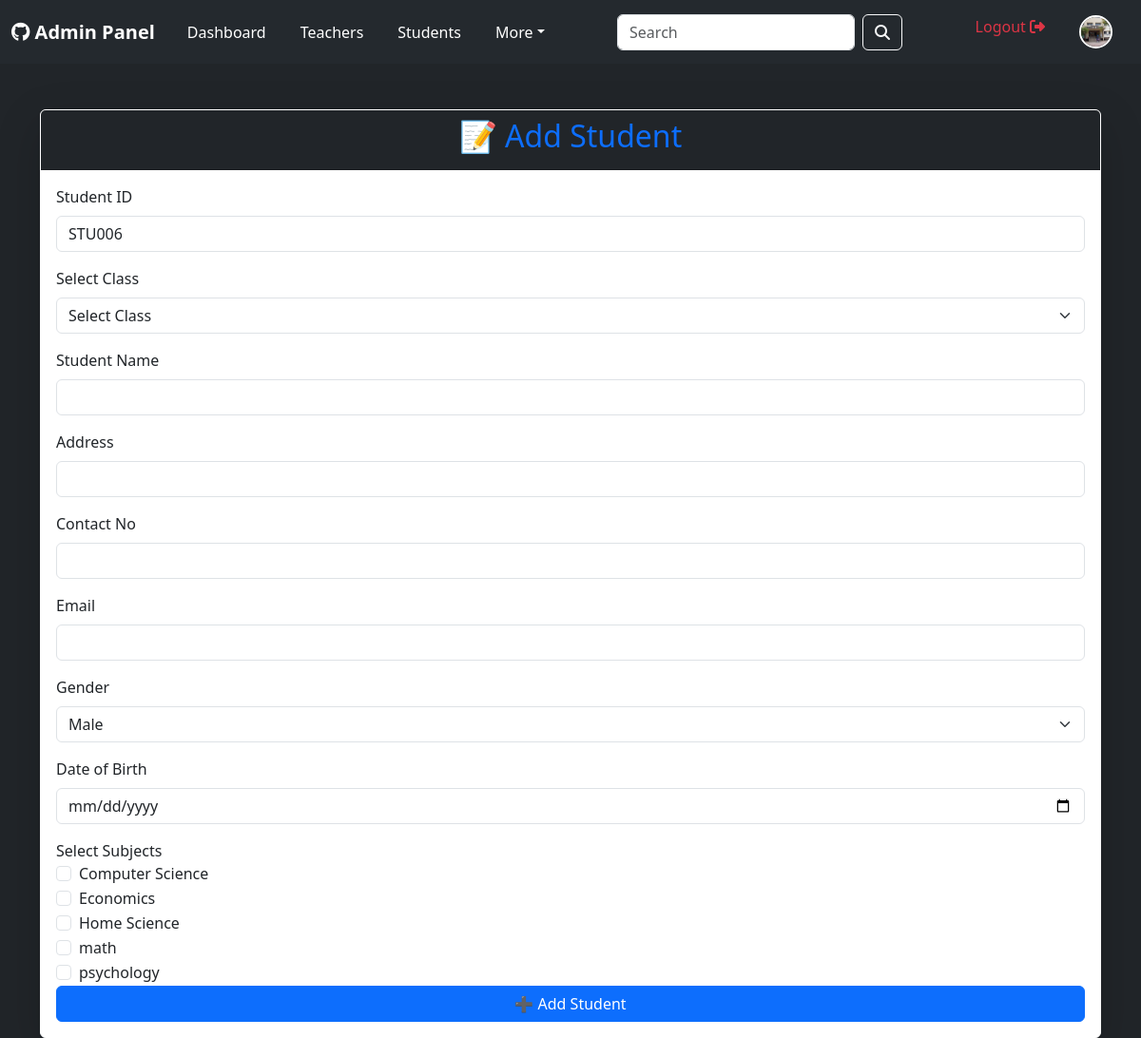
The app's page /add_student.php with its own data.
### tables this page shows
CREATE TABLE `students` (
  `student_id` varchar(10) NOT NULL,
  `name` varchar(255) NOT NULL,
  `address` text NOT NULL,
  `contact_no` varchar(15) NOT NULL,
  `email` varchar(255) NOT NULL,
  `gender` enum('Male','Female','Other') NOT NULL,
  `dob` date NOT NULL,
  `class` varchar(100) NOT NULL,
  `subjects` text NOT NULL
);

CREATE TABLE `subjects` (
  `subject_id` int(11) NOT NULL,
  `subject_name` varchar(255) NOT NULL
);

### add_student.php (the view, shortened to what this page needs)
<?php
include 'navbar.php';
include 'db.php';
$subjects_result = $conn->query("SELECT subject_name FROM subjects");
$next_id = "STU001";
$next_id_result = $conn->query("SELECT student_id FROM students ORDER BY student_id DESC LIMIT 1");
if ($row = $next_id_result->fetch_assoc()) {
    $num = intval(substr($row['student_id'], 3)) + 1;
    $next_id = "STU" . str_pad($num, 3, "0", STR_PAD_LEFT);
}
?>
<!DOCTYPE html>
<html lang="en">
<head>
    <link href="https://cdn.jsdelivr.net/npm/bootstrap@5.3.3/dist/css/bootstrap.min.css" rel="stylesheet">
</head>
<body class="bg-dark">
    <div class="container mt-5">
        <div class="card shadow-lg border-white">
            <div class="card-header bg-dark text-primary text-center">
                <h2>📝 Add Student</h2>
            </div>
            <div class="card-body">
                <form action="add_student.php" method="POST">
                    <div class="mb-3">
                        <label class="form-label">Student ID</label>
                        <input type="text" class="form-control" name="student_id" value="<?php echo $next_id; ?>" readonly required>
                    </div>
                    <div class="mb-3">
                        <label class="form-label">Select Class</label>
                        <select class="form-select" name="class" required>
                            <option value="">Select Class</option>
                        </select>
                    </div>
                    <div class="mb-3">
                        <label class="form-label">Student Name</label>
                        <input type="text" class="form-control" name="name" required>
                    </div>
                    <div class="mb-3">
                        <label class="form-label">Address</label>
                        <input type="text" class="form-control" name="address" required>
                    </div>
                    <div class="mb-3">
                        <label class="form-label">Contact No</label>
                        <input type="text" class="form-control" name="contact_no" required>
                    </div>
                    <div class="mb-3">
                        <label class="form-label">Email</label>
                        <input type="email" class="form-control" name="email" required>
                    </div>
                    <div class="mb-3">
                        <label class="form-label">Gender</label>
                        <select class="form-select" name="gender" required>
                            <option value="Male">Male</option>
                        </select>
                    </div>
                    <div class="mb-3">
                        <label class="form-label">Date of Birth</label>
                        <input type="date" class="form-control" name="dob" required>
                    </div>
                    <label>Select Subjects</label>
            <?php while ($subject = $subjects_result->fetch_assoc()) : ?>
                <div class="form-check">
                    <input type="checkbox" class="form-check-input" name="subjects[]" value="<?php echo $subject['subject_name']; ?>">
                    <label class="form-check-label"> <?php echo $subject['subject_name']; ?> </label>
                </div>
            <?php endwhile; ?>
                    <button type="submit" class="btn btn-primary w-100">➕ Add Student</button>
                </form>
            </div>
        </div>
    </div>
</body>
</html>

### navbar.php (style rules this page uses)
body { font-family: 'Poppins', sans-serif; }

### records on screen
students: student_id "STU006"
subjects: subject_name "Computer Science"
subjects: subject_name "Economics"
subjects: subject_name "Home Science"
subjects: subject_name "math"
subjects: subject_name "psychology"
